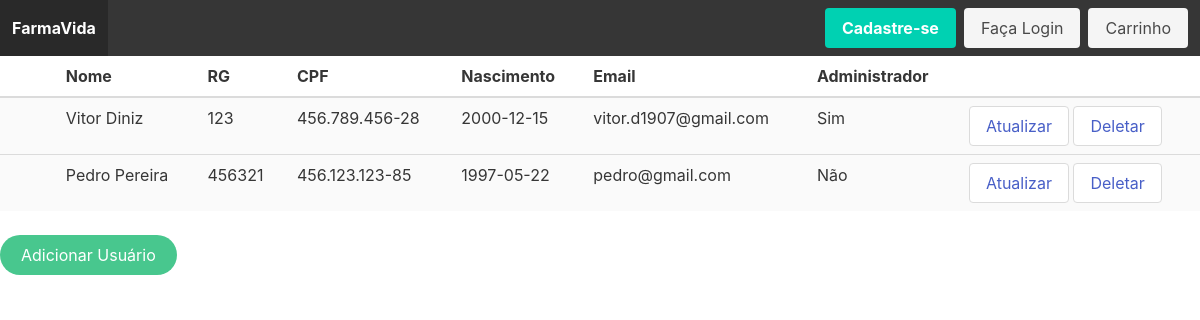
/pages/usuario.php, run on the app's committed database.
### tables this page shows
CREATE TABLE `usuario` (
  `id_usuario` int(11) NOT NULL,
  `nome` varchar(450) DEFAULT NULL,
  `rg` varchar(45) DEFAULT NULL,
  `cpf` varchar(15) DEFAULT NULL,
  `nascimento` date DEFAULT NULL,
  `status` char(1) DEFAULT NULL,
  `email` varchar(45) DEFAULT NULL,
  `senha` varchar(45) DEFAULT NULL
);

### dao/daoUsuario.class.php (called while the page is built, shortened)
<?php
    require_once "../class/usuario.class.php";
    class DaoUsuario{
        public function selectAll(){
            $conexao = new Conexao();
            $con = $conexao->connectDB();
            $sql = "SELECT * FROM `usuario`";
            $result = $con->query($sql);
            if(($result->num_rows) != 0){
                $return = array();
                while($row = $result->fetch_assoc()){
                    $user = new Usuario();
                    $user->setId($row["id_usuario"]);
                    $user->setNome($row["nome"]);
                    $user->setRg($row["rg"]);
                    $user->setCpf($row["cpf"]);
                    $user->setNascimento($row["nascimento"]);
                    $user->setStatus($row["status"]);
                    $user->setEmail($row["email"]);
                    $user->setSenha($row["senha"]);
                    array_push($return, $user);
                }
            }
            return $return;
        }
    }
?>

### class/usuario.class.php (called while the page is built, shortened)
<?php
    class Usuario{
        private $id;
        private $nome;
        private $rg;
        private $cpf;
        private $nascimento;
        private $email;
        private $status;
        public function getId(){
            return $this->id;
        }
        public function setId($id){
            $this->id = $id;
        }
        public function getNome(){
            return $this->nome;
        }
        public function setNome($nome){
            $this->nome = $nome;
        }
        public function getRg(){
            return $this->rg;
        }
        public function setRg($rg){
            $this->rg = $rg;
        }
        public function getCpf(){
            return $this->cpf;
        }
        public function setCpf($cpf){
            $this->cpf = $cpf;
        }
        public function getNascimento(){
            return $this->nascimento;
        }
        public function setNascimento($nascimento){
            $this->nascimento = $nascimento;
        }
        public function getStatus(){
            return $this->status;
        }
        public function setStatus($status){
            $this->status = $status;
        }
        public function getEmail(){
            return $this->email;
        }
        public function setEmail($email){
            $this->email = $email;
        }
    }
?>

### pages/usuario.php (the view, shortened to what this page needs)
<?php
require_once "../class/usuario.class.php";
require_once "../dao/daoUsuario.class.php";
require_once "../class/usuario.class.php";
require_once "../dao/daoUsuario.class.php";
?>
<!DOCTYPE html>
<html>
    <head>
        <link rel="stylesheet" href="https://cdnjs.cloudflare.com/ajax/libs/bulma/0.7.5/css/bulma.min.css">
    </head>
    <body>
        <nav class="navbar is-dark " role="navigation" aria-label="main navigation">
            <div class="navbar-brand">
                <a class="navbar-item text-centered" href="index.php"><strong>FarmaVida</strong></a>
            </div>
            <div id="navbarBasicExample" class="navbar-menu">
                <div class="navbar-end">
                    <div class="navbar-item">
                        <?php
                            if(isset($_SESSION['login'])){
                                if(unserialize($_SESSION['login'])->getStatus() == 0){
                                    echo"<div class='navbar-item has-dropdown is-hoverable'>
                                        <a class='navbar-link'>".unserialize($_SESSION['login'])->getNome()."</a>
                                        <a class='button is-light' href='carrinho.php'>Carrinho</a>
                                        <div class='navbar-dropdown'>
                                            <a class='navbar-item' href='atualizarUser.php?id=".unserialize($_SESSION['login'])->getId()."'>Atualizar Dados</a>
                                            <hr class='navbar-divider'>
                                            <a class='navbar-item' href='sair.php'>Sair</a>
                                        </div>
                                    </div>";
                                }else{
                                    echo"<div class='navbar-item has-dropdown is-hoverable'>
                                        <a class='navbar-link'>".unserialize($_SESSION['login'])->getNome()."</a>
                                        <a class='button is-light' href='carrinho.php'>Carrinho</a>
                                        <div class='navbar-dropdown'>
                                            <a class='navbar-item' href='farmacia.php'>Consultar Farmácias</a>
                                            <a class='navbar-item' href='medicamento.php'>Consultar Medicamento</a>
                                            <a class='navbar-item' href='pagamento.php'>Consultar Formas de Pagamento</a>
                                            <a class='navbar-item' href='usuario.php'>Consultar Usuários</a>
                                            <hr class='navbar-divider'>
                                            <a class='navbar-item' href='sair.php'>Sair</a>
                                        </div>
                                    </div>";
                                }
                            }else{
                                echo "<div class='buttons'>
                                    <a class='button is-primary' href='cadastroUser.php'><strong>Cadastre-se</strong></a>
                                    <a class='button is-light' href='login.php'>Faça Login</a>
                                    <a class='button is-light' href='carrinho.php'>Carrinho</a>
                                </div>";
                            }
                        ?>
                    </div>
                </div>
            </div>
        </nav>
        <table class="table is-striped is-hoverable is-fullwidth">
            <thead>
                <tr>
                    <th></th>
                    <th></th>
                    <th>Nome</th>
                    <th>RG</th>
                    <th>CPF</th>
                    <th>Nascimento</th>
                    <th>Email</th>
                    <th>Administrador</th>
                    <th></th>
                </tr>
            </thead>
            <tbody>
                <?php
                    $daoUser = new DaoUsuario();
                    $usuario = $daoUser->selectAll();
                    if($usuario != NULL){
                        foreach($usuario as $key => $u){
                            if($u->getStatus() == 1){
                                $status = "Sim";
                            }else{
                                $status = "Não";
                            }
                            echo"<form method='POST'>
                                <tr>
                                    <td></td>
                                    <td></td>
                                    <td>{$u->getNome()}</td>
                                    <td>{$u->getRg()}</td>
                                    <td>{$u->getCpf()}</td>
                                    <td>{$u->getNascimento()}</td>
                                    <td>{$u->getEmail()}</td>
                                    <td>{$status}</td>
                                    <td>
                                        <button class='button'><a href='atualizarUser.php?id=".$u->getId()."'>Atualizar</a></button>
                                        <button class='button'><a href='deletaUser.php?id=".$u->getId()."'>Deletar</a></button>
                                    </td>
                                </tr>
                            </form>";
                        }
                    }
                ?>
            </tbody>
        </table>
        <a class="button is-success is-rounded" href="cadastroUser.php">Adicionar Usuário</a>
    </body>
</html>

### data on the page
usuario: nome "Vitor Diniz", rg "123", cpf "456.789.456-28", nascimento "2000-12-15", email "vitor.d1907@gmail.com", status "Sim"
usuario: nome "Pedro Pereira", rg "456321", cpf "456.123.123-85", nascimento "1997-05-22", email "pedro@gmail.com", status "Não"
